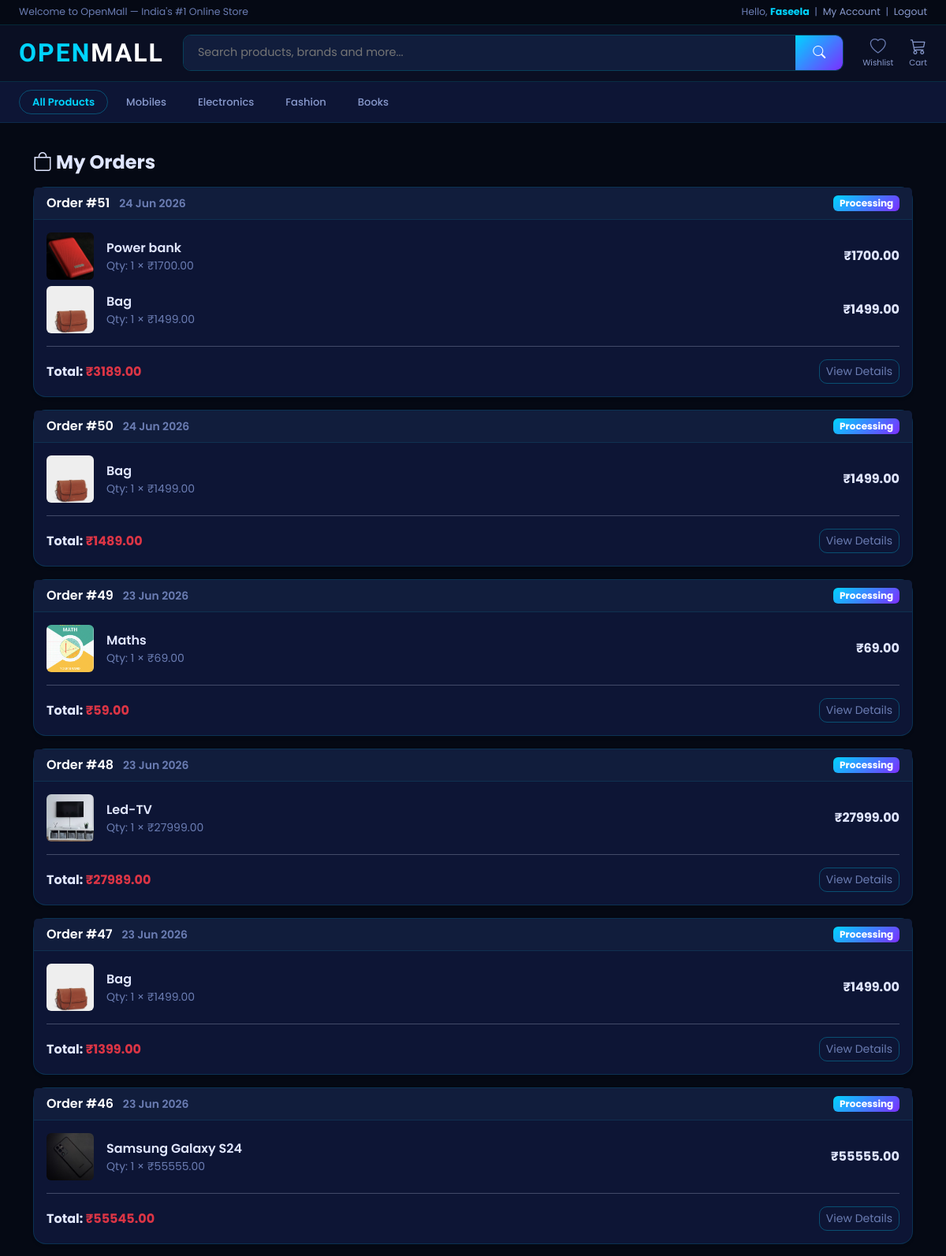
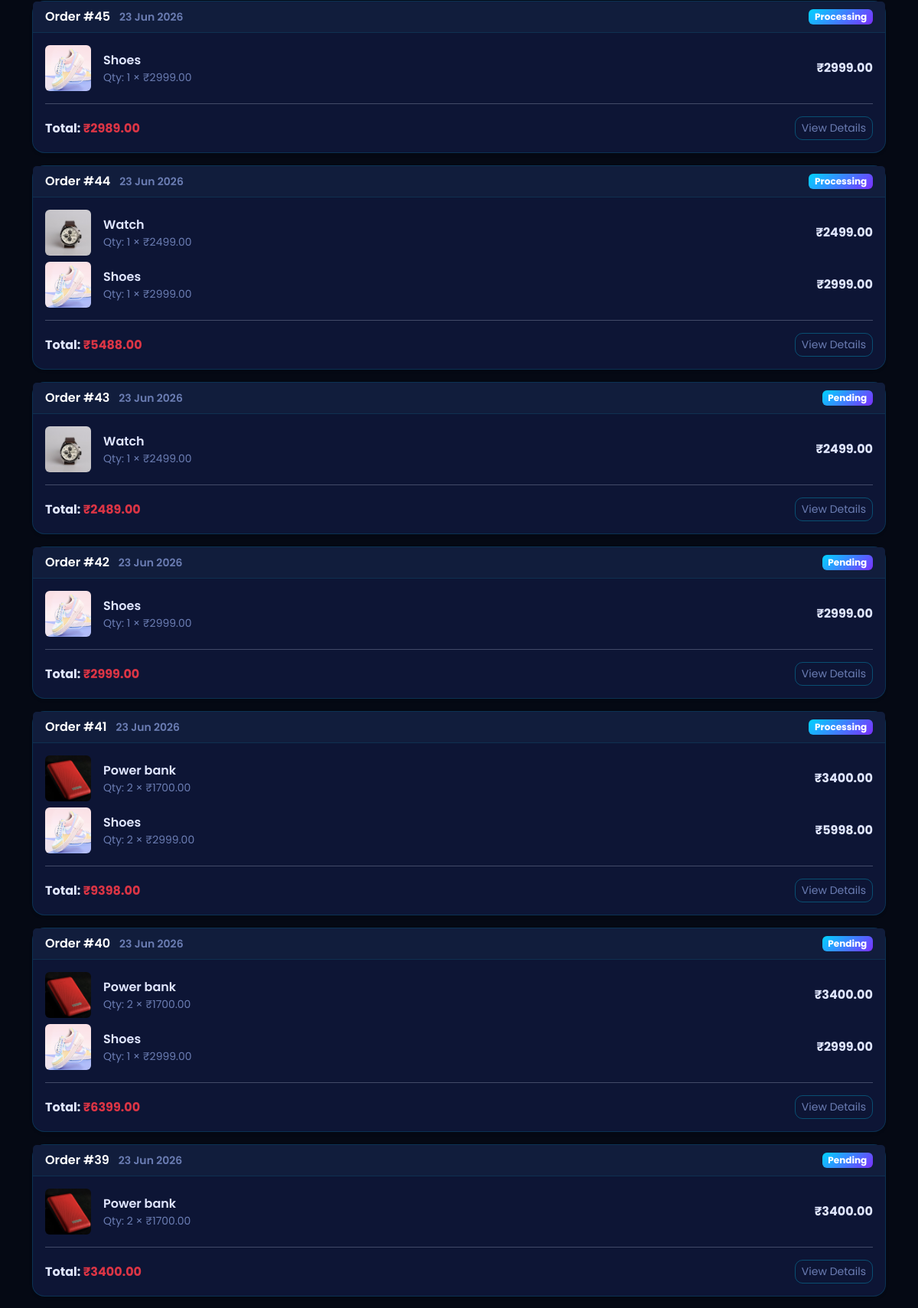
Screenshot of /orders/my-orders/ (signed in, upper part) with the database file from the repository (2 pictures, top to bottom).
### store/models.py (models this page shows, shortened)
class Category(models.Model):
    name = models.CharField(max_length=200)
    slug = models.SlugField(unique=True, blank=True)
    image = models.ImageField(upload_to='categories/', blank=True)
    class Meta:
        verbose_name_plural = 'Categories'
    def get_absolute_url(self):
        return reverse('store:product_list_by_category', args=[self.slug])

class Product(models.Model):
    category       = models.ForeignKey(Category, related_name='products', on_delete=models.CASCADE)
    name           = models.CharField(max_length=200)
    slug           = models.SlugField(unique=True, blank=True)
    image          = models.ImageField(upload_to='products/', blank=True)
    description    = models.TextField(blank=True)
    price          = models.DecimalField(max_digits=10, decimal_places=2)
    original_price = models.DecimalField(max_digits=10, decimal_places=2, null=True, blank=True)
    stock          = models.PositiveIntegerField(default=0)
    available      = models.BooleanField(default=True)
    brand          = models.CharField(max_length=100, blank=True)
    rating         = models.DecimalField(max_digits=3, decimal_places=1, default=4.0)
    rating_count   = models.PositiveIntegerField(default=0)
    is_featured    = models.BooleanField(default=False)
    is_bestseller  = models.BooleanField(default=False)
    created        = models.DateTimeField(auto_now_add=True)
    updated        = models.DateTimeField(auto_now=True)
    class Meta:
        ordering = ['-created']

### orders/models.py (models this page shows, shortened)
class Order(models.Model):
    STATUS = [
        ('pending',    'Pending'),
        ('processing', 'Processing'),
        ('shipped',    'Shipped'),
        ('delivered',  'Delivered'),
        ('cancelled',  'Cancelled'),
    ]
    user            = models.ForeignKey(User, on_delete=models.CASCADE, related_name='orders')
    first_name      = models.CharField(max_length=100)
    last_name       = models.CharField(max_length=100)
    email           = models.EmailField()
    phone           = models.CharField(max_length=15)
    address         = models.TextField()
    city            = models.CharField(max_length=100)
    state           = models.CharField(max_length=100)
    pincode         = models.CharField(max_length=10)
    created         = models.DateTimeField(auto_now_add=True)
    updated         = models.DateTimeField(auto_now=True)
    paid            = models.BooleanField(default=False)
    status          = models.CharField(max_length=20, choices=STATUS, default='pending')
    total_price     = models.DecimalField(max_digits=10, decimal_places=2, default=0)
    points_redeemed = models.PositiveIntegerField(default=0)
    class Meta:
        ordering = ['-created']

class OrderItem(models.Model):
    order    = models.ForeignKey(Order, related_name='items', on_delete=models.CASCADE)
    product  = models.ForeignKey('store.Product', on_delete=models.CASCADE)
    price    = models.DecimalField(max_digits=10, decimal_places=2)
    quantity = models.PositiveIntegerField(default=1)
    def get_cost(self):
        return self.price * self.quantity

### orders/views.py (the view)
# urls.py: path('my-orders/',             views.order_list,       name='order_list'),
@login_required
def order_list(request):
    orders = Order.objects.filter(user=request.user)
    return render(request, 'orders/order_list.html', {'orders': orders})

### cart/cart.py (called while the page is built)
    def __len__(self):
        return sum(item['quantity'] for item in self.cart.values())

### cart/context_processors.py (called while the page is built)
def cart(request):
    return {'cart': Cart(request)}

### store/context_processors.py (called while the page is built)
def categories_nav(request):
    return {'categories_nav': Category.objects.all()[:10]}

### templates/orders/order_list.html (shortened to what this page needs)
{% extends 'base.html' %}
{% block content %}
<div class="container mt-3">
  <h4 class="fw-bold mb-3"><i class="bi bi-bag"></i> My Orders</h4>
  {% if orders %}
    {% for order in orders %}
    <div class="card shadow-sm mb-3">
      <div class="card-header d-flex justify-content-between align-items-center bg-white">
        <span class="fw-semibold">Order #{{ order.id }}
          <small class="text-muted ms-2">{{ order.created|date:"d M Y" }}</small>
        </span>
        <span class="badge bg-warning text-dark">{{ order.get_status_display }}</span>
      </div>
      <div class="card-body">
        {% for item in order.items.all %}
        <div class="d-flex align-items-center gap-3 mb-2">
          {% if item.product.image %}
            <img src="{{ item.product.image.url }}"
                 style="width:60px;height:60px;object-fit:cover;" class="rounded">
          {% endif %}
          <div>
            <p class="mb-0 fw-semibold">{{ item.product.name }}</p>
            <p class="mb-0 small text-muted">Qty: {{ item.quantity }} × ₹{{ item.price }}</p>
          </div>
          <div class="ms-auto fw-bold">₹{{ item.get_cost }}</div>
        </div>
        {% endfor %}
        <hr>
        <div class="d-flex justify-content-between align-items-center">
          <span class="fw-bold">Total: <span class="text-danger">₹{{ order.total_price }}</span></span>
          <a href="{% url 'orders:order_detail' order.id %}"
             class="btn btn-sm btn-outline-secondary">View Details</a>
        </div>
      </div>
    </div>
    {% endfor %}
  {% else %}
  <div class="text-center py-5">
    <i class="bi bi-bag-x fs-1 text-muted"></i>
    <p class="text-muted mt-3">No orders yet.</p>
    <a href="{% url 'store:product_list' %}" class="btn btn-warning">Start Shopping</a>
  </div>
  {% endif %}
</div>
{% endblock %}

### templates/base.html (shortened to what this page needs)
{% load static %}
<!DOCTYPE html>
<html lang="en">
<head>
  <link rel="stylesheet" href="https://cdn.jsdelivr.net/npm/bootstrap@5.3.2/dist/css/bootstrap.min.css">
  <link rel="stylesheet" href="https://cdn.jsdelivr.net/npm/bootstrap-icons@1.11.2/font/bootstrap-icons.min.css">
  <link rel="stylesheet" href="{% static 'css/style.css' %}">
</head>
<body>
<div style="background:#050914; border-bottom:1px solid rgba(0,212,255,0.15); padding:6px 24px; display:flex; justify-content:space-between; align-items:center; font-size:.78rem; font-family:'Poppins',sans-serif;">
  <span style="color:#6b7db3;">Welcome to OpenMall — India's #1 Online Store</span>
  <span style="color:#6b7db3;">
    {% if user.is_authenticated %}
      Hello, <strong style="color:#00d4ff;">{{ user.first_name|default:user.username }}</strong>
      &nbsp;|&nbsp;
      <a href="{% url 'accounts:profile' %}" style="color:#8899cc; text-decoration:none;" onmouseover="this.style.color='#00d4ff'" onmouseout="this.style.color='#8899cc'">My Account</a>
      &nbsp;|&nbsp;
      <a href="{% url 'accounts:logout' %}" style="color:#8899cc; text-decoration:none;" onmouseover="this.style.color='#ff2d78'" onmouseout="this.style.color='#8899cc'">Logout</a>
    {% endif %}
  </span>
</div>
<nav style="background:#0a0f23; border-bottom:1px solid rgba(0,212,255,0.15); padding:0 24px; height:72px; display:flex; align-items:center; gap:24px;">
  <a href="{% url 'store:home' %}" style="text-decoration:none; white-space:nowrap; font-family:'Rajdhani',sans-serif; font-size:2rem; font-weight:700; letter-spacing:2px; flex-shrink:0;">
    <span style="color:#00d4ff;">OPEN</span><span style="color:white;">MALL</span>
  </a>
  <form action="{% url 'store:search' %}" method="get"
        style="flex:1; display:flex; height:46px; border-radius:10px; overflow:hidden; border:1px solid rgba(0,212,255,0.25);">
    <input
      type="search" name="q" value="{{ request.GET.q }}"
      placeholder="Search products, brands and more..."
      style="flex:1; background:#111d3c; border:none; outline:none; color:white; padding:0 18px; font-size:.9rem; font-family:'Poppins',sans-serif;">
    <button type="submit"
      style="background:linear-gradient(135deg,#00d4ff,#7b2fff); border:none; padding:0 22px; color:white; font-size:1rem; cursor:pointer;">
      <i class="bi bi-search"></i>
    </button>
  </form>
  <div style="display:flex; align-items:center; gap:20px; flex-shrink:0;">
    <a href="{% url 'store:wishlist' %}"
       style="display:flex; flex-direction:column; align-items:center; justify-content:center; text-decoration:none; color:#8899cc; transition:color .2s; gap:6px;"
       onmouseover="this.style.color='#00d4ff'"
       onmouseout="this.style.color='#8899cc'">
      <i class="bi bi-heart" style="font-size:1.25rem; line-height:1;"></i>
      <span style="font-size:.65rem; font-family:'Poppins',sans-serif; line-height:1;">Wishlist</span>
    </a>
    <a href="{% url 'cart:cart_detail' %}"
       style="display:flex; flex-direction:column; align-items:center; justify-content:center; text-decoration:none; color:#8899cc; transition:color .2s; gap:6px; position:relative;"
       onmouseover="this.style.color='#00d4ff'"
       onmouseout="this.style.color='#8899cc'">
      <i class="bi bi-cart3" style="font-size:1.25rem; line-height:1;"></i>
      <span style="font-size:.65rem; font-family:'Poppins',sans-serif; line-height:1;">Cart</span>
    </a>
  </div>
</nav>
<nav style="background:#0d1535; border-bottom:1px solid rgba(0,212,255,0.1); padding:10px 24px; display:flex; gap:6px; overflow-x:auto; white-space:nowrap;">
  <a href="{% url 'store:product_list' %}"
     style="color:#00d4ff; text-decoration:none; font-size:.82rem; font-weight:600; padding:5px 16px; border-radius:20px; border:1px solid rgba(0,212,255,0.3); font-family:'Poppins',sans-serif; transition:all .2s;"
     onmouseover="this.style.background='rgba(0,212,255,0.1)'"
     onmouseout="this.style.background='transparent'">
    All Products
  </a>
  {% for cat in categories_nav %}
    <a href="{{ cat.get_absolute_url }}"
       style="color:#8899cc; text-decoration:none; font-size:.82rem; font-weight:500; padding:5px 16px; border-radius:20px; border:1px solid transparent; font-family:'Poppins',sans-serif; transition:all .2s;"
       onmouseover="this.style.color='#00d4ff'; this.style.borderColor='rgba(0,212,255,0.3)'; this.style.background='rgba(0,212,255,0.08)'"
       onmouseout="this.style.color='#8899cc'; this.style.borderColor='transparent'; this.style.background='transparent'">
      {{ cat.name }}
    </a>
  {% endfor %}
</nav>
<main style="background:#050914; min-height:80vh; padding:20px 0;">
  {% block content %}{% endblock %}
</main>
</body>
</html>

### static/css/style.css (style rules this page uses)
:root { --primary: #00d4ff; --primary-dark: #00a8cc; --secondary: #ff2d78; --accent: #7b2fff; --dark: #050914; --dark2: #0a0f23; --dark3: #0d1535; --dark4: #111d3c; --card-bg: #0d1535; --card-border: rgba(0, 212, 255, 0.15); --text: #e0e6ff; --text-muted: #6b7db3; --gradient1: linear-gradient(135deg, #00d4ff, #7b2fff); --gradient2: linear-gradient(135deg, #ff2d78, #7b2fff); --gradient3: linear-gradient(135deg, #7b2fff, #00d4ff); --glow-cyan: 0 0 20px rgba(0, 212, 255, 0.4); --glow-pink: 0 0 20px rgba(255, 45, 120, 0.4); --shadow: 0 10px 40px rgba(0, 0, 0, 0.5); --shadow-hover: 0 20px 60px rgba(0, 212, 255, 0.2); --radius: 16px; --radius-sm: 8px; }
* { margin: 0; padding: 0; box-sizing: border-box; }
body { font-family: 'Poppins', sans-serif; background: var(--dark); color: var(--text); }
main { background: var(--dark) !important; min-height: 80vh; }
.card p, .card span, .card div { opacity: 1 !important; }
.text-muted { color: #8899cc !important; opacity: 1 !important; }
.text-dark { color: #ffffff !important; }
.bi-heart { color: var(--text-muted); }
.card { background: var(--dark3) !important; border: 1px solid var(--card-border) !important; color: var(--text) !important; border-radius: var(--radius) !important; }
.card-header { background: var(--dark4) !important; border-bottom: 1px solid rgba(0, 212, 255, 0.1) !important; color: white !important; font-weight: 600; }
.btn-outline-secondary { border-color: rgba(0, 212, 255, 0.3) !important; color: var(--text-muted) !important; border-radius: 10px; }
.badge.bg-warning { background: var(--gradient1) !important; color: white !important; }
.text-muted { color: var(--text-muted) !important; }

### rows the page displays
Category: name "Mobiles"
Category: name "Electronics"
Category: name "Fashion"
Category: name "Books"
Order: id "51", created "24 Jun 2026", status "Processing", total_price "3189.00"
OrderItem: product.image (picture), product.name "Power bank", quantity "1", price "1700.00", get_cost "1700.00"
OrderItem: product.image (picture), product.name "Bag", quantity "1", price "1499.00", get_cost "1499.00"
Order: id "50", created "24 Jun 2026", status "Processing", total_price "1489.00"
OrderItem: product.image (picture), product.name "Bag", quantity "1", price "1499.00", get_cost "1499.00"
Order: id "49", created "23 Jun 2026", status "Processing", total_price "59.00"
OrderItem: product.image (picture), product.name "Maths", quantity "1", price "69.00", get_cost "69.00"
Order: id "48", created "23 Jun 2026", status "Processing", total_price "27989.00"
OrderItem: product.image (picture), product.name "Led-TV", quantity "1", price "27999.00", get_cost "27999.00"
Order: id "47", created "23 Jun 2026", status "Processing", total_price "1399.00"
OrderItem: product.image (picture), product.name "Bag", quantity "1", price "1499.00", get_cost "1499.00"
Order: id "46", created "23 Jun 2026", status "Processing", total_price "55545.00"
OrderItem: product.image (picture), product.name "Samsung Galaxy S24", quantity "1", price "55555.00", get_cost "55555.00"
Order: id "45", created "23 Jun 2026", status "Processing", total_price "2989.00"
OrderItem: product.image (picture), product.name "Shoes", quantity "1", price "2999.00", get_cost "2999.00"
Order: id "44", created "23 Jun 2026", status "Processing", total_price "5488.00"
OrderItem: product.image (picture), product.name "Watch", quantity "1", price "2499.00", get_cost "2499.00"
OrderItem: product.image (picture), product.name "Shoes", quantity "1", price "2999.00", get_cost "2999.00"
Order: id "43", created "23 Jun 2026", status "Pending", total_price "2489.00"
OrderItem: product.image (picture), product.name "Watch", quantity "1", price "2499.00", get_cost "2499.00"
Order: id "42", created "23 Jun 2026", status "Pending", total_price "2999.00"
OrderItem: product.image (picture), product.name "Shoes", quantity "1", price "2999.00", get_cost "2999.00"
Order: id "41", created "23 Jun 2026", status "Processing", total_price "9398.00"
OrderItem: product.image (picture), product.name "Power bank", quantity "2", price "1700.00", get_cost "3400.00"
OrderItem: product.image (picture), product.name "Shoes", quantity "2", price "2999.00", get_cost "5998.00"
Order: id "40", created "23 Jun 2026", status "Pending", total_price "6399.00"
OrderItem: product.image (picture), product.name "Power bank", quantity "2", price "1700.00", get_cost "3400.00"
OrderItem: product.image (picture), product.name "Shoes", quantity "1", price "2999.00", get_cost "2999.00"
Order: id "39", created "23 Jun 2026", status "Pending", total_price "3400.00"
OrderItem: product.image (picture), product.name "Power bank", quantity "2", price "1700.00", get_cost "3400.00"

### other values shown
{{ user.first_name|default:user.username }} "Faseela"
